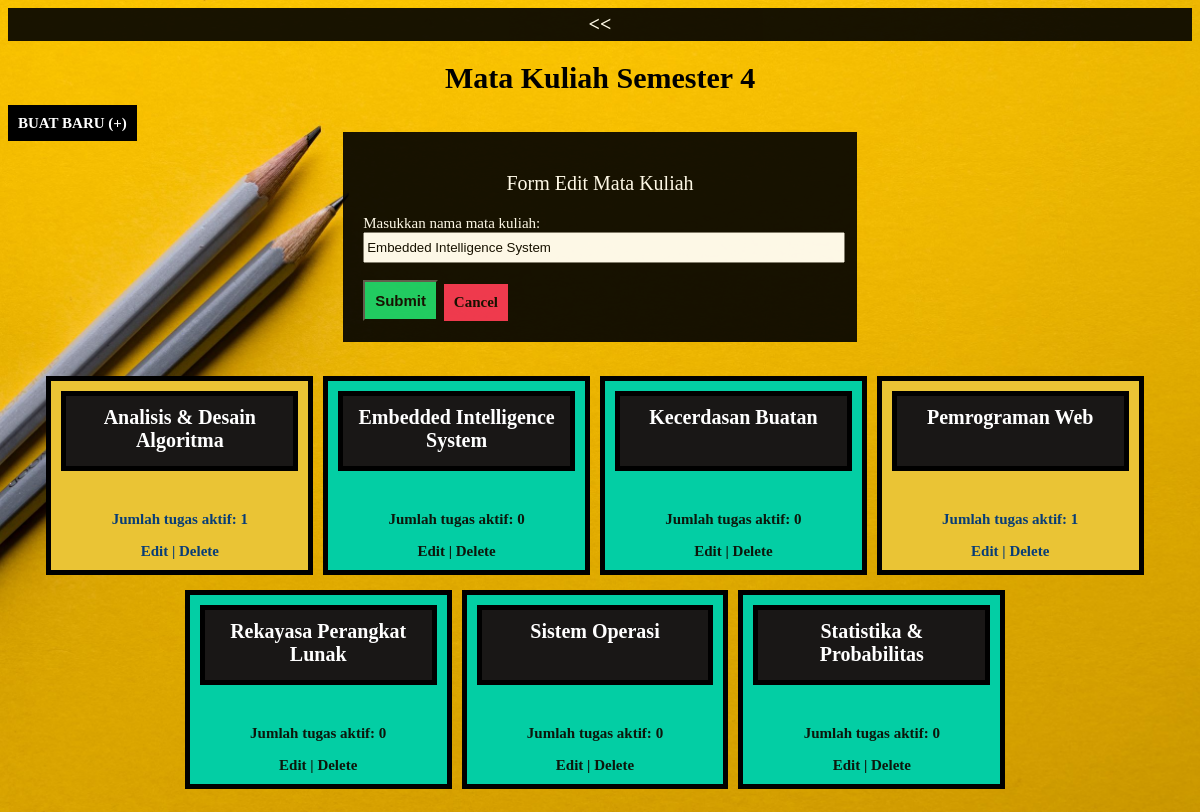
Page /hlm_matkul.php?id_semester=17&id_matkul=13&buat_baru on the committed database.
### tables this page shows
CREATE TABLE `semester` (
  `id_semester` int(11) NOT NULL,
  `semester` int(1) NOT NULL
);

CREATE TABLE `mata_kuliah` (
  `id_matkul` int(11) NOT NULL,
  `id_semester` int(11) NOT NULL,
  `nama_matkul` varchar(100) NOT NULL
);

### tampil/tampil_matkul.php (called while the page is built)
<?php
	include "koneksi.php";
	$id_semester = $_GET['id_semester'];
	$query = "SELECT * FROM mata_kuliah WHERE id_semester = $id_semester ORDER BY nama_matkul";
	$tampil_matkul = mysqli_query($koneksi, $query);
	$banyak_matkul = mysqli_num_rows($tampil_matkul);
	$query = "SELECT semester FROM semester WHERE id_semester = $id_semester";
	$query_semester = mysqli_query($koneksi, $query);
	$data_semester = mysqli_fetch_assoc($query_semester);
 ?>

### functions.php (called while the page is built, shortened)
<?php
include "koneksi.php";
function hitung_jumlah_tugas($id_matkul, $id_semester){
	global $koneksi;
	$query = mysqli_query($koneksi, "SELECT * FROM tugas WHERE id_matkul = $id_matkul AND id_semester = $id_semester AND status = 'Belum Selesai'");
	$jumlah_tugas = mysqli_num_rows($query);
	return $jumlah_tugas;
}
 ?>

### hlm_matkul.php (the view, shortened to what this page needs)
<?php
	include "tampil/tampil_matkul.php";
	include "functions.php";
	if (isset($_GET['id_matkul']) AND isset($_GET['id_semester'])) {
		$id_semester = $_GET['id_semester'];
		$id_matkul = $_GET['id_matkul'];
		$query = mysqli_query($koneksi, "SELECT * FROM mata_kuliah WHERE id_semester = $id_semester AND id_matkul = $id_matkul");
		$data_edit_matkul = mysqli_fetch_assoc($query);
	}
 ?>
<!DOCTYPE html>
<html>
<head>
	<link rel="stylesheet" type="text/css" href="css/style.css">
</head>
<body>
	<a href="index.php" class="kembali"><<</a>
	<h1>Mata Kuliah Semester <?php echo $data_semester['semester'] ?></h1>
	<a href="hlm_matkul.php?id_semester=<?php echo $_GET['id_semester'] ?>
							&buat_baru" class="tombol">BUAT BARU (+)</a>
	<?php if (isset($_GET['buat_baru'])): ?>
		<div class="form">
		<?php if (isset($data_edit_matkul)): ?>
			<p class="judul-form">Form Edit Mata Kuliah</p>
			<form method="post" action="edit/edit_matkul.php">
		<?php else: ?>
			<p class="judul-form">Form Pembuatan Mata Kuliah Baru</p>
			<form method="post" action="proses/proses_matkul.php">
		<?php endif ?>
				<label>Masukkan nama mata kuliah: </label>
				<input type="text" name="nama_matkul" value="<?php if(isset($data_edit_matkul)) echo $data_edit_matkul['nama_matkul'] ?>" required autofocus><br><br>
				<button type="submit" name="submit" class="tombol">Submit</button>
				<a href="hlm_matkul.php?id_semester=<?php echo $_GET['id_semester'] ?>" class="tombol">Cancel</a>
			</form>
		</div>
	<?php endif ?>
	<br><br>
	<div class="bungkus_kotak">
	<?php if ($banyak_matkul > 0): ?>
		<?php while($data = mysqli_fetch_assoc($tampil_matkul)) { ?>
			<a href="hlm_tugas.php?id_semester=<?php echo $data['id_semester'] ?>&id_matkul=<?php echo $data['id_matkul'] ?>">
				<?php $jumlah_tugas = hitung_jumlah_tugas($data['id_matkul'], $_GET['id_semester']) ?>
				<?php if ($jumlah_tugas > 0): ?>
					<div class="kotak-kuning">
				<?php else: ?>
					<div class="kotak">
				<?php endif ?>
						<p class="judul_kotak"><?php echo $data['nama_matkul'] ?></p>
						<p>Jumlah tugas aktif: <?php echo $jumlah_tugas ?></p>
						<a href="hlm_matkul.php?id_semester=<?php echo $_GET['id_semester'] ?>&id_matkul=<?php echo $data['id_matkul'] ?>&buat_baru">Edit | </a>
						<a href="hapus/hapus_matkul.php?id_semester=<?php echo $_GET['id_semester'] ?>&id_matkul=<?php echo $data['id_matkul'] ?> " onclick="return confirm('Yakin ingin menghapus data ini?');">Delete</a>
					</div>
			</a>
		<?php } ?>
	<?php else: ?>
		<h3>Belum Ada Mata Kuliah</h3>
	<?php endif ?>
	</div>
</body>
</html>

### css/style.css (style rules this page uses)
body { background-image: url('../gambar/joanna-kosinska-1_CMoFsPfso-unsplash.jpg'); background-size: cover; font-family: verdana; font-size: 15px; }
h1, h2, h3 { text-align: center; }
.bungkus_kotak { display: flex; flex-flow: row wrap; justify-content: center; }
.kotak { width: 20%; background-color: #03CEA4; border: 5px solid black; margin-right: 10px; margin-bottom: 15px; padding: 10px; text-align: center; min-height: 150px; }
.judul_kotak { position: relative; bottom: 20px; border: 5px solid black; padding: 10px; background-color: #191716; font-size: 20px; font-weight: bold; text-decoration: none; min-height: 50px; color: white; }
.kotak>a { font-weight: bold; text-decoration: none; color: #0D160B; }
.kotak p { word-wrap: break-word; }
.kotak-kuning { width: 20%; background-color: #EAC435; border: 5px solid black; margin-right: 10px; margin-bottom: 15px; padding: 10px; text-align: center; min-height: 150px; }
.kotak-kuning>a { font-weight: bold; text-decoration: none; color: #083D77; }
.kotak-kuning p { word-wrap: break-word; }
select, option, input, textarea { width: 100%; }
select, option, input { width: 100%; height: 25px; }
.form { background-color: black; opacity: 90%; padding: 20px; width: 40%; margin: auto; }
.judul-form { text-align: center; font-size: 20px; color: white; }
.form label { color: white; }
.form a { text-decoration: none; display: inline-block; border: 2px solid black; position: relative; top: 1px; background-color: #EF2D56; color: black; }
.form button { background-color: #0CCE6B; color: black; }
.tombol { background-color: black; color: white; padding: 10px; font-size: 15px; font-weight: bold; text-decoration: none; }
.kembali { background-color: black; color: white; font-weight: bold; font-size: 20px; display: block; text-align: center; padding: 5px; text-decoration: none; opacity: 90%; }

### rows in the picture
semester: semester "4"
mata_kuliah: nama_matkul "Embedded Intelligence System", jumlah_tugas "0"
mata_kuliah: nama_matkul "Analisis & Desain Algoritma", jumlah_tugas "1"
mata_kuliah: nama_matkul "Kecerdasan Buatan", jumlah_tugas "0"
mata_kuliah: nama_matkul "Pemrograman Web", jumlah_tugas "1"
mata_kuliah: nama_matkul "Rekayasa Perangkat Lunak", jumlah_tugas "0"
mata_kuliah: nama_matkul "Sistem Operasi", jumlah_tugas "0"
mata_kuliah: nama_matkul "Statistika & Probabilitas", jumlah_tugas "0"
